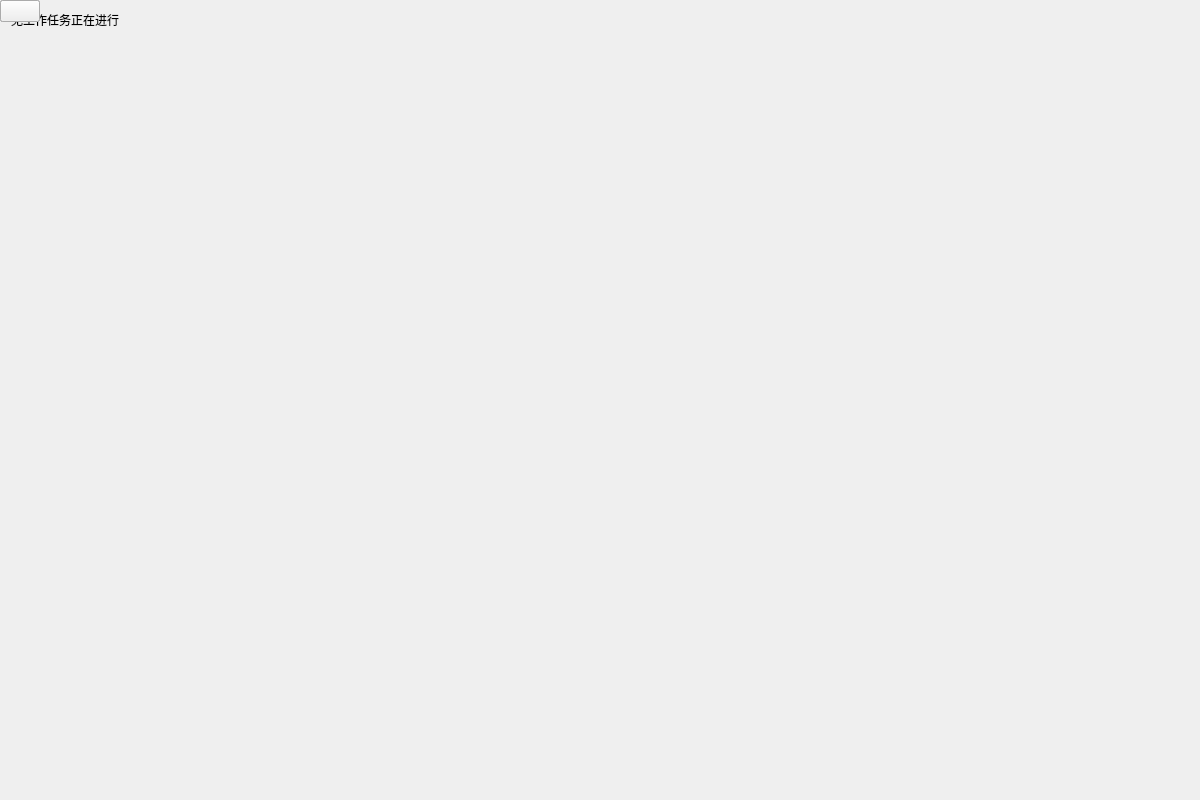
<?xml version="1.0" encoding="UTF-8"?>
<ui version="4.0">
 <class>MainInterfaceDialog</class>
 <widget class="QDialog" name="MainInterfaceDialog">
  <property name="geometry">
   <rect>
    <x>0</x>
    <y>0</y>
    <width>1200</width>
    <height>800</height>
   </rect>
  </property>
  <property name="windowTitle">
   <string>工厂客户端 - 主界面</string>
  </property>
  <widget class="QTabBar" name="tabBar"/>
  <widget class="QStackedWidget" name="stackedWidget">
   <widget class="QWidget" name="page">
    <layout class="QVBoxLayout" name="verticalLayout">
     <item>
      <widget class="QLabel" name="emptyLabel">
       <property name="text">
        <string>无工作任务正在进行</string>
       </property>
       <property name="alignment">
        <set>Qt::AlignCenter</set>
       </property>
      </widget>
     </item>
    </layout>
   </widget>
  </widget>
  <widget class="QPushButton" name="loginButton"/>
  <widget class="QPushButton" name="workOrderButton"/>
  <widget class="QPushButton" name="newWorkOrderButton"/>
  <widget class="QPushButton" name="workOrderListButton"/>
  <widget class="QPushButton" name="communicationButton"/>
  <widget class="QPushButton" name="textMessageButton"/>
  <widget class="QPushButton" name="deviceMonitorButton"/>
  <widget class="QPushButton" name="realTimeDataButton"/>
  <widget class="QPushButton" name="deviceRecordingButton"/>
  <widget class="QPushButton" name="knowledgeBaseButton"/>
  <widget class="QPushButton" name="accountButton"/>
  <widget class="QPushButton" name="logoutButton"/>
 </widget>
 <layoutdefault spacing="6" margin="11"/>
 <resources/>
 <connections/>
</ui>
